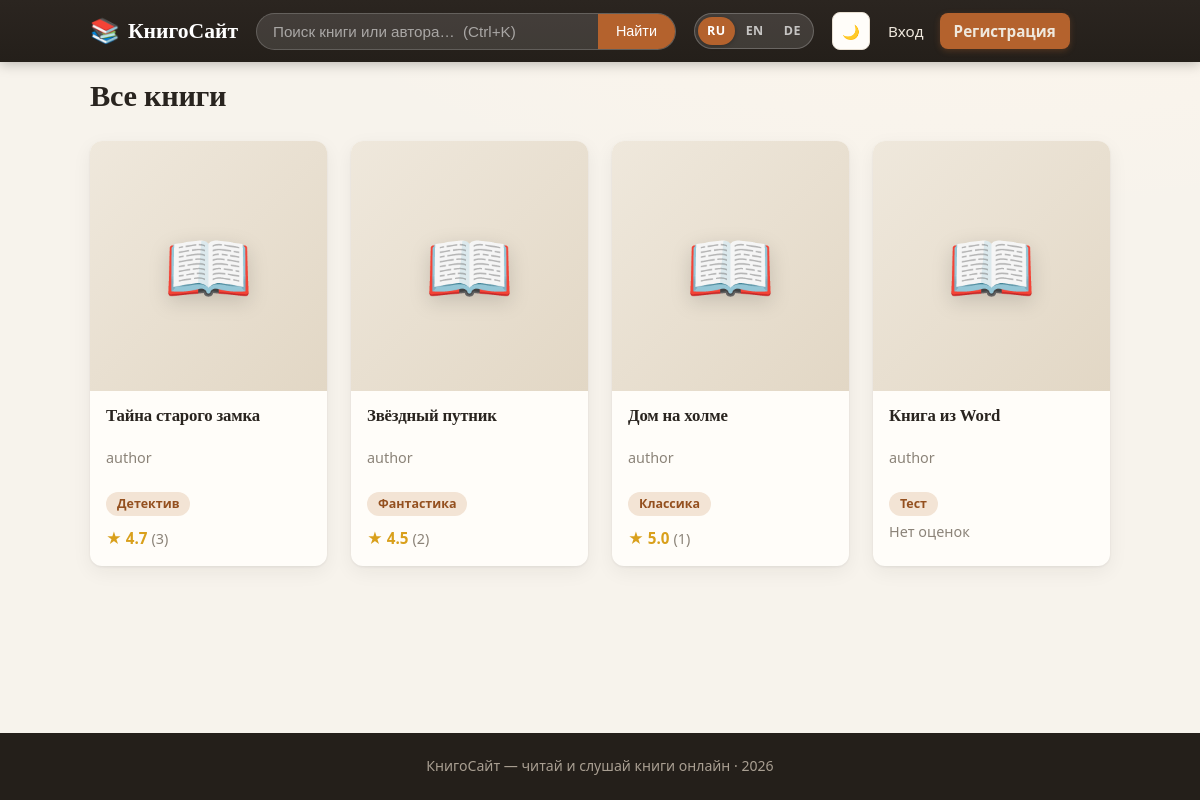
The page / on the database its author committed.
### book/models.py (models this page shows, shortened)
class Book(models.Model):
    author = models.ForeignKey(User, on_delete=models.CASCADE, related_name='books')
    title = models.CharField(max_length=200)
    description = models.TextField(blank=True)
    genre = models.CharField(max_length=100, blank=True)
    cover = models.FileField(upload_to='covers/', blank=True, null=True)
    audio = models.FileField(upload_to='audio/', blank=True, null=True)
    created_at = models.DateTimeField(auto_now_add=True)
    @property
    def average_rating(self):
        result = self.ratings.aggregate(avg=Avg('value'))['avg']
        return round(result, 1) if result else None
    @property
    def rating_count(self):
        return self.ratings.count()

### book/views.py (the view)
# urls.py: path('', views.book_list, name='book_list'),
def book_list(request):
    query = request.GET.get('q', '').strip()
    books = list(Book.objects.all())
    if query:
        needle = query.casefold()
        books = [
            b for b in books
            if needle in b.title.casefold() or needle in b.author.username.casefold()
        ]
    return render(request, 'book/book_list.html', {'books': books, 'query': query})

### book/context_processors.py (called while the page is built)
def unread_notifications(request):
    if request.user.is_authenticated:
        return {'unread_count': request.user.notifications.filter(is_read=False).count()}
    return {'unread_count': 0}

def current_lang(request):
    from .translations import get_lang, LANGS
    return {
        'LANG': get_lang(request),
        'LANGS': LANGS,
    }

### book/templatetags/i18n_tags.py (called while the page is built)
@register.simple_tag(takes_context=True)
def tr(context, text, **kwargs):
    request = context.get('request')
    lang = get_lang(request) if request else 'ru'
    return translate(lang, text, **kwargs)

### book/translations.py (called while the page is built)
def translate(lang, text, **kwargs):
    result = TRANSLATIONS.get(lang, {}).get(text, text)
    if kwargs:
        try:
            result = result % kwargs
        except (KeyError, TypeError, ValueError):
            pass
    return result

def get_lang(request):
    lang = request.COOKIES.get('lang', 'ru')
    return lang if lang in TRANSLATIONS or lang == 'ru' else 'ru'

### templates/book/book_list.html (shortened to what this page needs)
{% extends 'book/base.html' %}
{% load i18n_tags %}
{% block content %}
  <h1>{% tr 'Все книги' %}</h1>
  {% if books %}
    <div class="book-grid">
      {% for book in books %}
        <a href="{% url 'book_detail' book.id %}" class="book-card">
          <div class="book-cover">
            {% if book.cover %}
              <img src="{{ book.cover.url }}" alt="{{ book.title }}">
            {% else %}
              <span class="cover-placeholder">📖</span>
            {% endif %}
          </div>
          <div class="book-info">
            <h3>{{ book.title }}</h3>
            <p class="muted">{{ book.author.username }}</p>
            {% if book.genre %}<span class="tag">{{ book.genre }}</span>{% endif %}
            {% if book.average_rating %}
              <div class="stars">★ {{ book.average_rating }} <span class="muted">({{ book.rating_count }})</span></div>
            {% else %}
              <div class="muted">{% tr 'Нет оценок' %}</div>
            {% endif %}
          </div>
        </a>
      {% endfor %}
    </div>
  {% else %}
    <p class="muted">{% tr 'Книг пока нет.' %}</p>
  {% endif %}
{% endblock %}

### static/css/style.css (style rules this page uses)
:root { --bg: #f7f3ec; --bg-deep: #efe8dc; --bg-glow: #fdf6ec; --surface: #fffdf9; --surface-2: #fffaf4; --ink: #29241f; --muted: #8b8378; --line: #e7dfd2; --field-bg: #fff; --label: #4d463e; --accent: #b4622d; --accent-dark: #94501f; --accent-soft: #f3e4d5; --green: #4a6741; --green-dark: #3c5535; --danger: #b33a3a; --gold: #d9a01c; --header: #241f1a; --footer-fg: #a99f92; --star-off: #d6cfc3; --ok-bg: #e8f2e4; --ok-fg: #2f5228; --err-bg: #f9e4e4; --err-fg: #7a2222; --shadow: 0 1px 3px rgba(40, 30, 20, .08), 0 6px 20px rgba(40, 30, 20, .06); --shadow-hover: 0 4px 8px rgba(40, 30, 20, .1), 0 14px 34px rgba(40, 30, 20, .12); --radius: 12px; --radius-sm: 8px; --font: "Segoe UI", system-ui, -apple-system, Roboto, sans-serif; --serif: Georgia, "Times New Roman", serif; }
* { box-sizing: border-box; }
html { scroll-behavior: smooth; }
body { margin: 0; font-family: var(--font); background: radial-gradient(1200px 500px at 80% -10%, var(--bg-glow) 0%, transparent 60%), var(--bg); color: var(--ink); line-height: 1.6; min-height: 100vh; display: flex; flex-direction: column; }
a { color: var(--accent); text-decoration: none; }
h1, h2, h3 { font-family: var(--serif); letter-spacing: -.01em; }
h1 { font-size: 1.9rem; margin: 10px 0 16px; }
.muted { color: var(--muted); font-size: .9rem; }
.book-grid { display: grid; grid-template-columns: repeat(auto-fill, minmax(190px, 1fr)); gap: 24px; margin-top: 20px; }
.book-card { background: var(--surface); border-radius: var(--radius); overflow: hidden; box-shadow: var(--shadow); color: var(--ink); display: flex; flex-direction: column; transition: transform .2s ease, box-shadow .2s ease; animation: fadeUp .4s ease both; }
.book-card:nth-child(2) { animation-delay: .05s; }
.book-card:nth-child(3) { animation-delay: .1s; }
.book-card:nth-child(4) { animation-delay: .15s; }
.book-cover { height: 250px; background: linear-gradient(135deg, var(--bg-deep), #e2d7c5); display: flex; align-items: center; justify-content: center; overflow: hidden; }
.cover-placeholder { font-size: 4.5rem; filter: drop-shadow(0 6px 10px rgba(0,0,0,.15)); }
.book-info { padding: 14px 16px 16px; display: flex; flex-direction: column; gap: 4px; flex: 1; }
.book-info h3 { margin: 0; font-size: 1.05rem; line-height: 1.35; }
.tag { display: inline-block; background: var(--accent-soft); color: var(--accent-dark); border-radius: 999px; padding: 2px 11px; font-size: .78rem; font-weight: 600; align-self: flex-start; margin-top: 4px; }
.stars { color: var(--gold); font-weight: 700; margin-top: 6px; font-size: .95rem; }
.stars .muted { font-weight: 400; }
.reveal { opacity: 0; transform: translateY(18px); transition: opacity .5s ease, transform .5s ease; }
.reveal.in { opacity: 1; transform: none; }
.mode-btn, .lang-btn, .stat, .notification, .tag { transition: transform .15s ease, background .15s ease, color .15s ease, box-shadow .15s ease; }

### rows shown on the page
Book: title "Тайна старого замка", author.username "author", genre "Детектив", average_rating "4.7", rating_count "3"
Book: title "Звёздный путник", author.username "author", genre "Фантастика", average_rating "4.5", rating_count "2"
Book: title "Дом на холме", author.username "author", genre "Классика", average_rating "5.0", rating_count "1"
Book: title "Книга из Word", author.username "author", genre "Тест", tr "Нет оценок"

### other values the page prints
{{ code|upper }} "RU" "EN" "DE"
